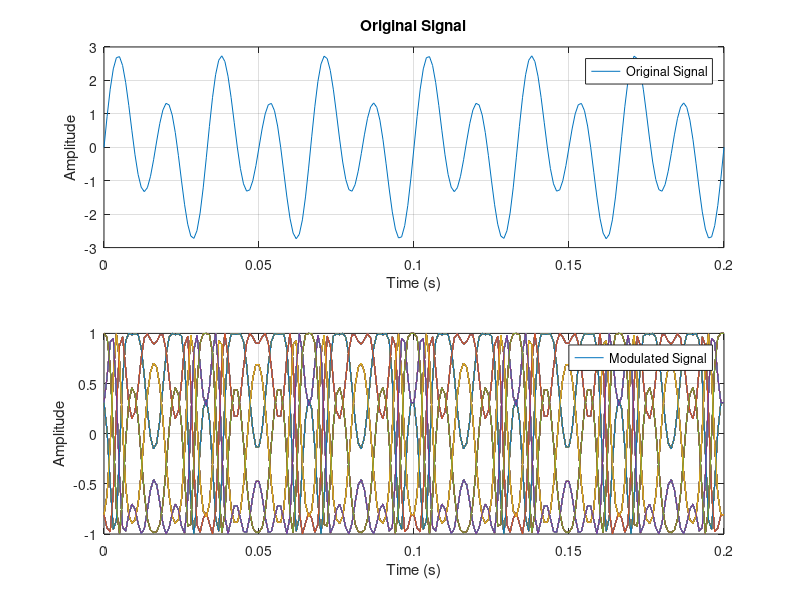

Write MATLAB code to recreate this figure.
fs = 1000;
fc = 200;
t = (0:1/fs:0.2)';
x = sin(2*pi*30*t) + 2*sin(2*pi*60*t);
fDev = 50;
y = fmmod(x, fc, fs, fDev);

figure;
subplot(2, 1, 1);
plot(t, x);
xlabel('Time (s)');
ylabel('Amplitude');
legend('Original Signal');
grid on;
title('Original Signal');

subplot(2, 1, 2);
plot(t, y);
xlabel('Time (s)');
ylabel('Amplitude');
legend('Modulated Signal');
grid on;